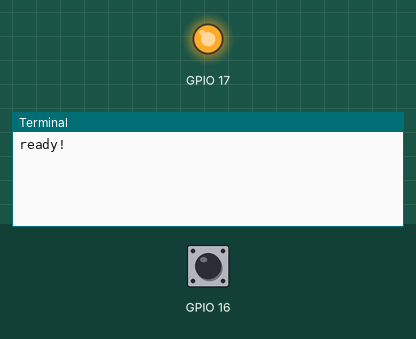
This program was run on a simulated Raspberry Pi (BCM pin numbers). On the bench: output pins drawn as LEDs (lit = HIGH), the last lines printed to the terminal. The test bench sets the inputs (shaded band); at power-on: GPIO 16 HIGH.

Above: at 1.2 s.
1.3 s: GPIO 16 pulled LOW for 0.15 s
At 2.2 s:
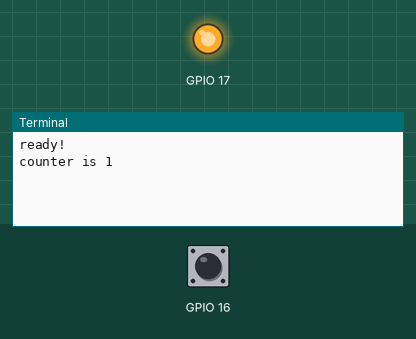
2.9 s: GPIO 16 pulsed LOW 5 times (0.12 s each, 0.3 s apart)
At 4.01 s:
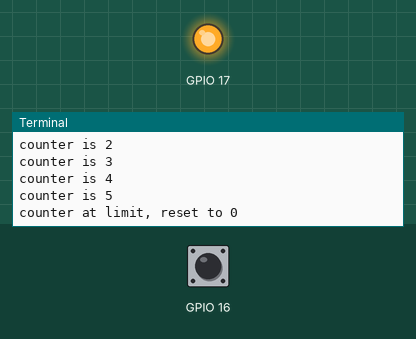
Timing chart, 0 to 5.9 s (numbered marks = the images above; inputs shaded):
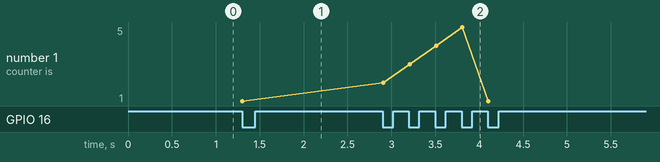

The program:

button_counter.py
```python
#!/usr/bin/env python3

'''
button_counter.py, Fall 2018
Casey anderson

counts number of button presses

button presses are identified when button.value is True and also diff state from prev_val

'''

from gpiozero import Button
from gpiozero import LED
from time import sleep
import argparse

if __name__ == '__main__':
    try:
        parser = argparse.ArgumentParser()
        parser.add_argument("--btn", type=int, default=16,
            help="The button pin")
        parser.add_argument("--led", type=int, default=17,
            help="The LED pin")
        parser.add_argument("--limit", type=int, default=5,
            help="The counter limit")
        args = parser.parse_args()

        button = Button(args.btn)
        led = LED(args.led)

        print("ready!")
        led.on()

        counter = 0
        limit = args.limit
        prev_val = button.value

        while True:
            if button.value == True and button.value != prev_val:
                counter += 1
                print("counter is " + str(counter))
                if counter == limit:
                    print("counter at limit, reset to 0")
                    counter = 0
            prev_val = button.value
            sleep(0.01)
    except KeyboardInterrupt:
        print("interrupted!")
        button.close()
        led.close()
```

Measured:
- after the input at 1.3 s, the terminal: prints a new line at once (image 1)
- after the input at 2.9 s, the terminal: prints a new line at once (image 2)
